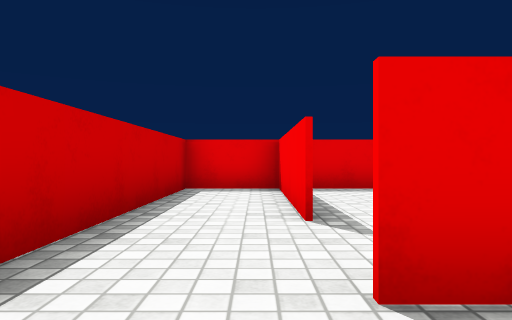
View 1 (above)

16 first-person views from a walk through a 3-D level made in the Unity game engine. The camera is 0.29 m above the floor, looks level and sees 70° across. The floor is counted in squares, 0.5 m on a side. Each view is taken from the middle of a square. On the plan, view 1 faces up. The plan holds only what a view shows up to about 10 squares ahead; the rest is blank. The player is left out. Surface patterns are stand-ins for the level's own textures.

View 2
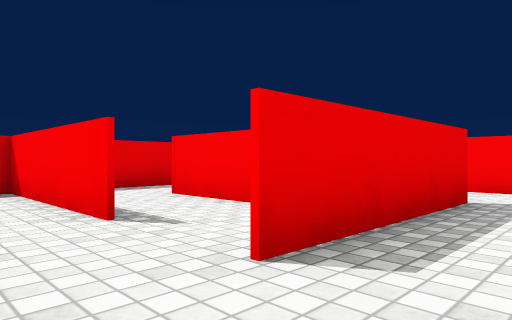

View 3
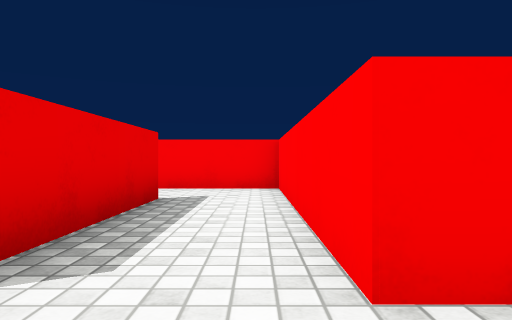

View 4
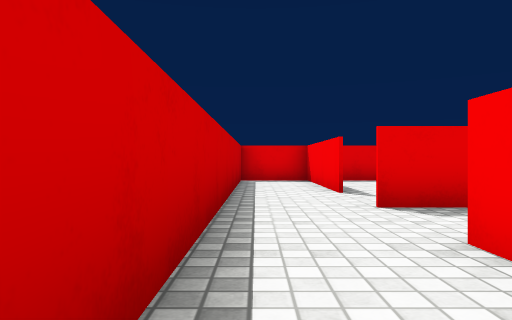

View 5
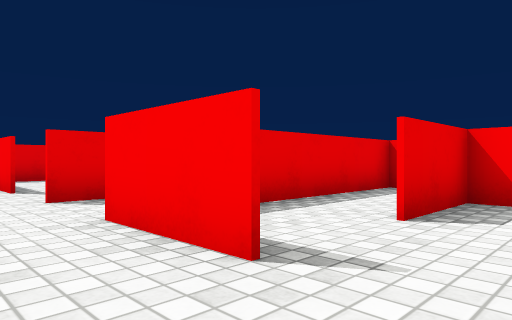

View 6
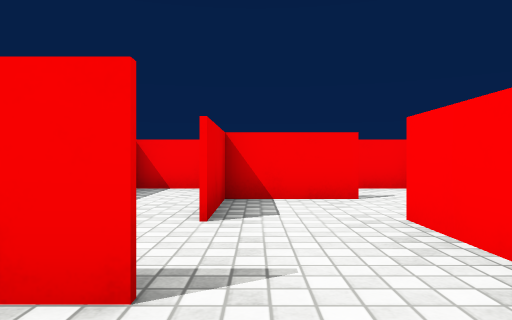

View 7
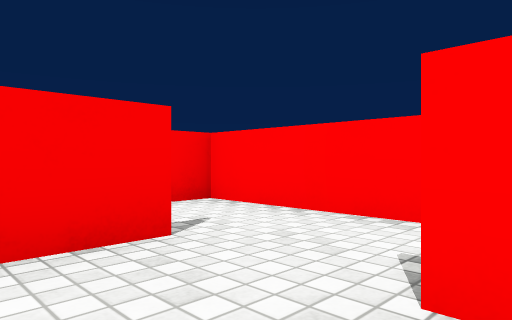

View 8
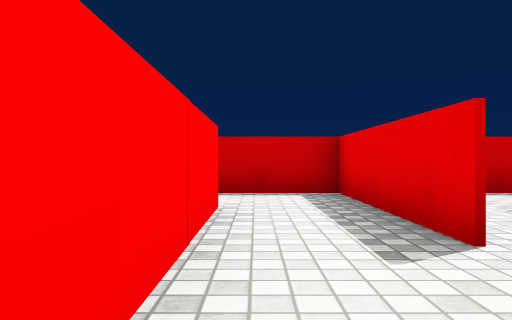

View 9
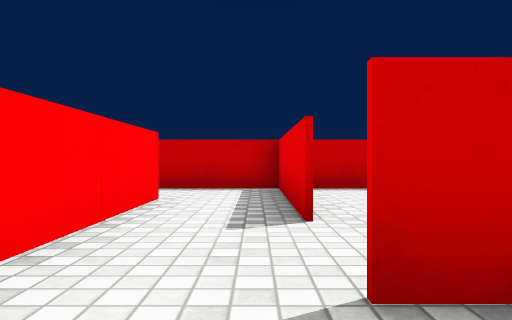

View 10
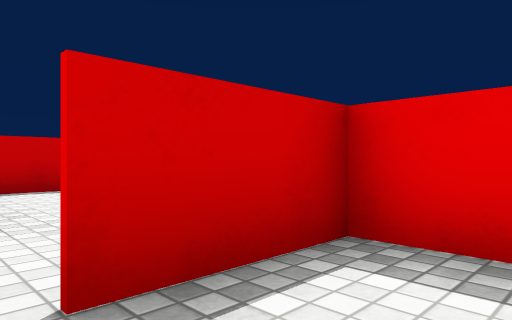

View 11
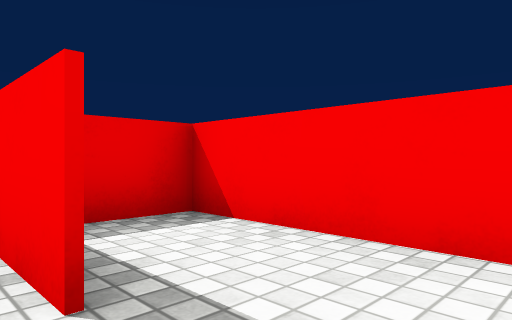

View 12
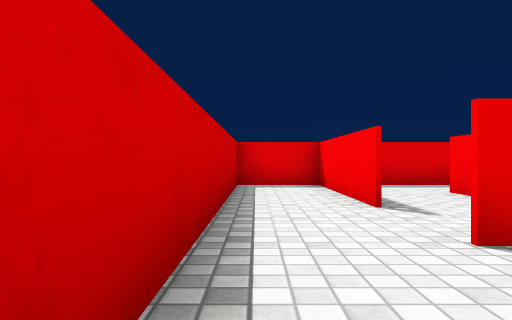

View 13
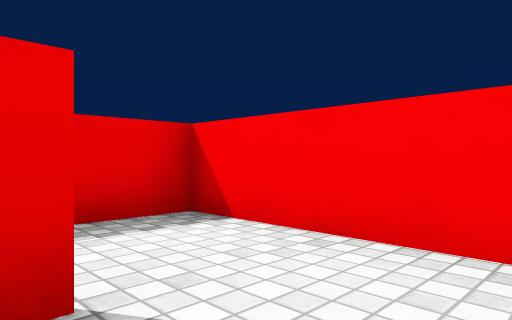

View 14
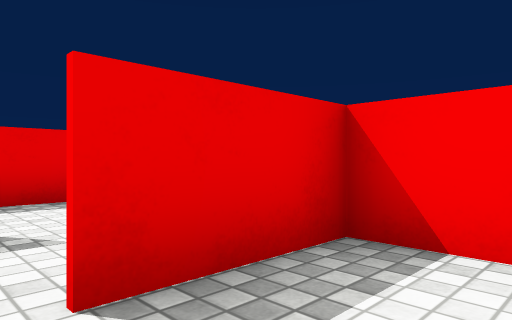

View 15
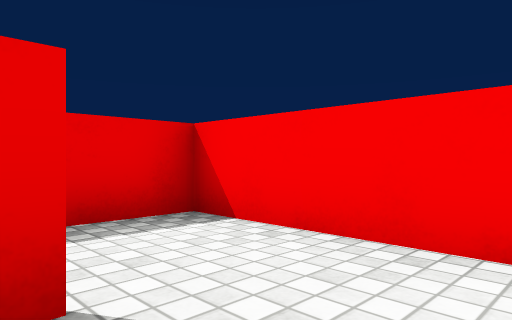

View 16
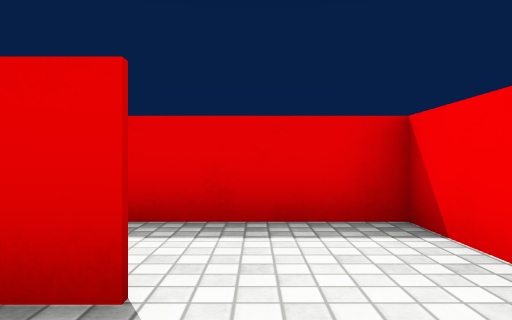

### Floor plan
Ten units are one square. View 1 is at (0, 0); x grows to the right and y downward. Boxes are objects, and circles mark ways between rooms. Rooms are numbered by the first view taken in them; rooms with no view inside come last. Other rooms are left out.
<svg viewBox="-19 -79 89 154">
<path fill="none" stroke="#000" d="M45 -15 4 -15M5 5 64 5M64 19 64 -35 44 -35M-14 -15 -14 5M5 25 5 5M10 45 26 45M-14 5 -14 39M45 46 45 25 45 46M24 65 64 65 64 25 24 25M45 -55 39 -55M64 -44 64 -74 25 -74M5 -34 5 -74 -14 -74 -14 -15M65 5 25 5M25 -35 25 -56M4 65 24 65M26 45 -14 45 -14 70M25 -74 11 -74"/>
<circle cx="-5" cy="15" r="3" fill="#2a7"/>
<circle cx="40" cy="-30" r="3" fill="#2a7"/>
<circle cx="-5" cy="-10" r="3" fill="#2a7"/>
<circle cx="30" cy="40" r="3" fill="#2a7"/>
<circle cx="20" cy="30" r="3" fill="#2a7"/>
<circle cx="15" cy="60" r="3" fill="#2a7"/>
<circle cx="35" cy="-65" r="3" fill="#2a7"/>
<circle cx="10" cy="-25" r="3" fill="#2a7"/>
<circle cx="20" cy="-45" r="3" fill="#2a7"/>
<text x="30" y="0">1</text>
<text x="0" y="30">2</text>
<text x="40" y="50">3</text>
<text x="50" y="-60">4</text>
<text x="-10" y="-50">5</text>
<text x="40" y="20">6</text>
<text x="20" y="-30">7</text>
<text x="0" y="60">8</text>
<text x="20" y="-70">9</text>
</svg>
Room 1 opens to room 2. Room 1 opens to room 4. Room 1 opens to room 5. Room 2 opens to room 3. Room 2 opens to room 6. Room 3 opens to room 8. Room 4 opens to room 9. Room 5 opens to room 7. Room 7 opens to room 9.

Where each view was taken, in squares from view 1:
view 1: 0 up, 0 right, facing up
view 2: 0 up, 1 left, facing up-right
view 3: 0 up, 1 left, facing right
view 4: 3 down, 1 left, facing up
view 5: 4 down, 1 left, facing up-right
view 6: 3 down, 1 left, facing right
view 7: 3 down, 2 right, facing down-right
view 8: 6 down, 5 right, facing left
view 9: 5 down, 6 right, facing left
view 10: 5 down, 6 right, facing up-left
view 11: 6 down, 4 right, facing up-right
view 12: 1 down, 1 left, facing up
view 13: 0 up, 4 right, facing up-right
view 14: 2 up, 4 right, facing up-right
view 15: 4 up, 4 right, facing up-right
view 16: 4 up, 5 right, facing up
